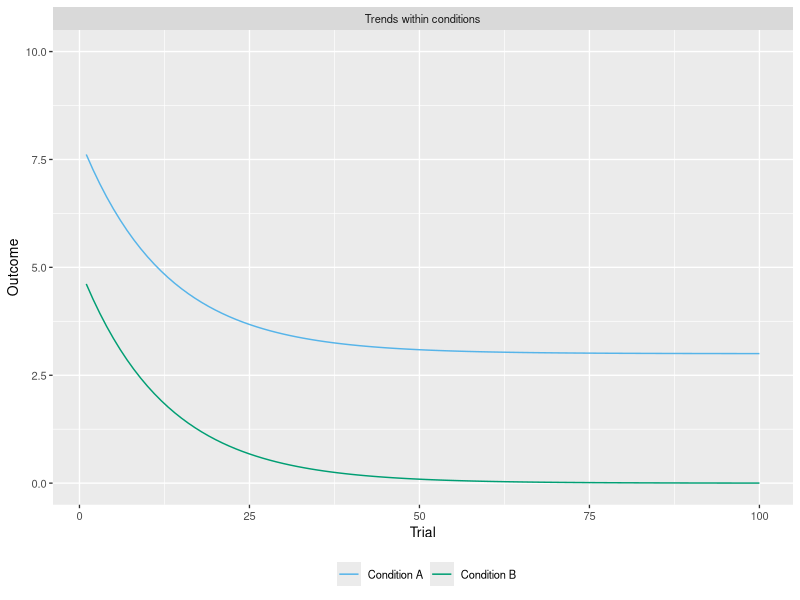
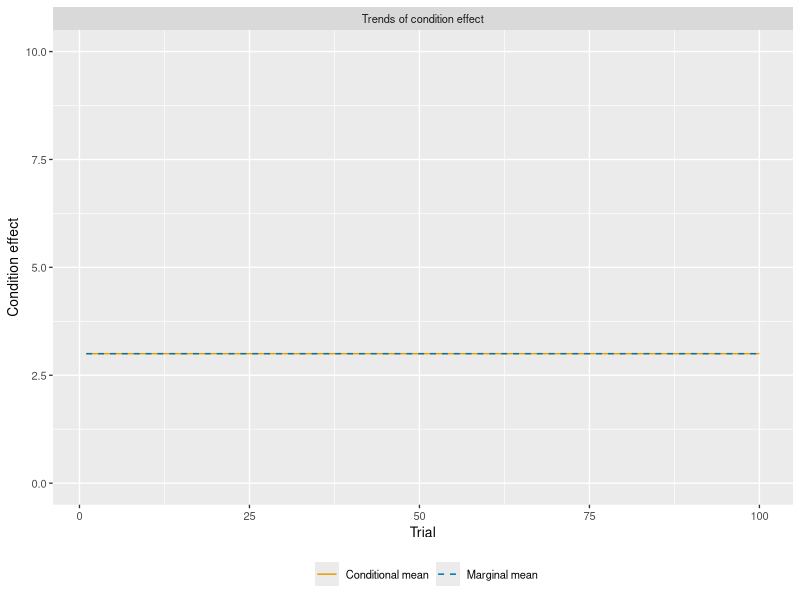
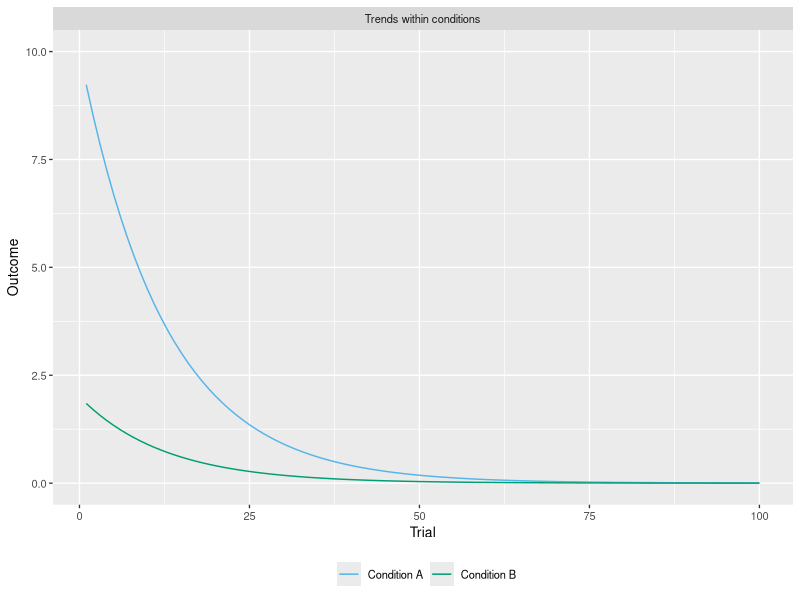
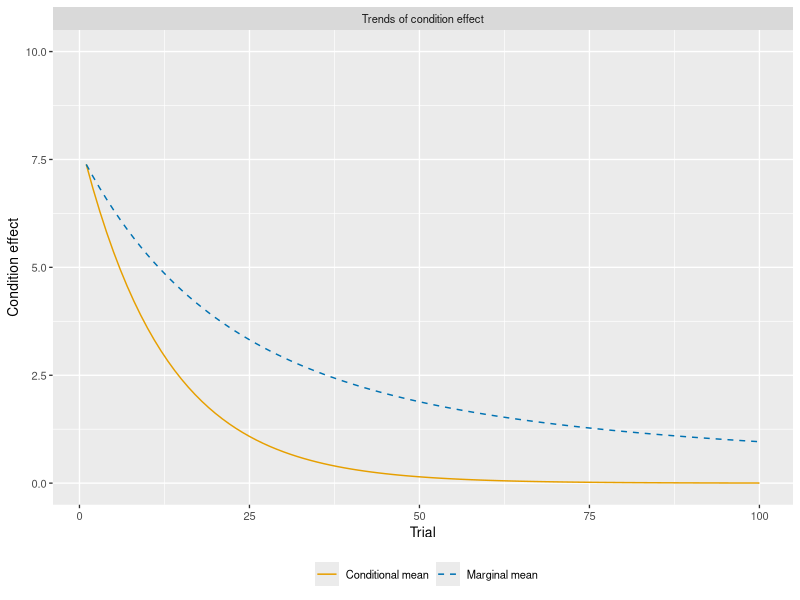

Recreate these plots in R, in order.
# This script reproduces Fig. 4 of the manuscript "Pupillometry is sensitive to
# speech masking during story listening: The critical role of modeling temporal
# trends" by Andreas Widmann, Björn Herrmann, and Florian Scharf.
#
# Authors: Florian Scharf, florian.scharf@uni-kassel.de and Andreas Widmann, widmann@uni-leipzig.de
# Copyright (c) 2024 Florian Scharf, University of Kassel and Andreas Widmann, Leipzig University

library(ggplot2)

options(scipen = 4, width = 100)
rm(list = ls())
theme_set(theme_gray(base_size = 10))
okabe <- c("#000000", "#E69F00", "#56B4E9", "#009E73", "#F0E442", "#0072B2", "#D55E00", "#CC79A7")

#### Simulated data first scenario (no condition by trend interaction) ----
simdata <- data.frame(Trial = rep(1:100, 2))
simdata$Condition <- factor(c(rep("Condition A", 100), rep("Condition B", 100)))
simdata$Outcome <- c(exp(-simdata[simdata$Condition == "Condition A",]$Trial / 10 * 0.8) * 5 + 3,
                     exp(-simdata[simdata$Condition == "Condition B",]$Trial / 10 * 0.8) * 5)

# Panel A
ggplot(data = simdata, aes(x = Trial, y = Outcome, color = Condition)) +
  geom_line() +
  scale_color_manual(values = okabe[c(3, 4)]) +
  facet_grid(~ "Trends within conditions") +
  theme(legend.position = "bottom") +
  labs(color = element_blank()) +
  ylim(0, 10)
ggsave("fig4a.pdf", device = "pdf", width = 8 / 2.54, height = 7.2 / 2.54)

# Panel B
simeffect <- data.frame(Trial = rep(1:100, 2))
simeffect$Effect <- factor(c(rep("Conditional mean", 100), rep("Marginal mean", 100)))
simeffect$"Condition effect" <- c(simdata[simdata$Condition == "Condition A",]$Outcome - simdata[simdata$Condition == "Condition B",]$Outcome,
                                (cumsum(simdata[simdata$Condition == "Condition A",]$Outcome) - cumsum(simdata[simdata$Condition == "Condition B",]$Outcome)) / cummax(simdata[simdata$Condition == "Condition A",]$Trial))

ggplot(data = simeffect, aes(x = Trial, y = `Condition effect`, color = Effect, linetype = Effect)) +
  geom_line() +
  scale_color_manual(values = okabe[c(2, 6)]) +
  scale_linetype_manual(values=c("solid", "dashed")) +
  facet_grid(~ "Trends of condition effect") +
  theme(legend.position = "bottom") +
  labs(color = element_blank(), linetype = element_blank()) +
  ylim(0, 10)
ggsave("fig4b.pdf", device = "pdf", width = 8 / 2.54, height = 7.2 / 2.54)

#### Simulated data second scenario (no condition by trend interaction) ----
simdata <- data.frame(Trial = rep(1:100, 2))
simdata$Condition <- factor(c(rep("Condition A", 100), rep("Condition B", 100)))
simdata$Outcome <- c(exp(-simdata[simdata$Condition == "Condition A",]$Trial / 10 * 0.8) * 10,
                     exp(-simdata[simdata$Condition == "Condition B",]$Trial / 10 * 0.8) * 2)

# Panel C
ggplot(data = simdata, aes(x = Trial, y = Outcome, color = Condition)) +
  geom_line() +
  scale_color_manual(values = okabe[c(3, 4)]) +
  facet_grid(~ "Trends within conditions") +
  theme(legend.position = "bottom") +
  labs(color = element_blank()) +
  ylim(0, 10)
ggsave("fig4c.pdf", device = "pdf", width = 8 / 2.54, height = 7.2 / 2.54)

# Panel D
simeffect <- data.frame(Trial = rep(1:100, 2))
simeffect$Effect <- factor(c(rep("Conditional mean", 100), rep("Marginal mean", 100)))
simeffect$"Condition effect" <- c(simdata[simdata$Condition == "Condition A",]$Outcome - simdata[simdata$Condition == "Condition B",]$Outcome,
                                  (cumsum(simdata[simdata$Condition == "Condition A",]$Outcome) - cumsum(simdata[simdata$Condition == "Condition B",]$Outcome)) / cummax(simdata[simdata$Condition == "Condition A",]$Trial))

ggplot(data = simeffect, aes(x = Trial, y = `Condition effect`, color = Effect, linetype = Effect)) +
  geom_line() +
  scale_color_manual(values = okabe[c(2, 6)]) +
  scale_linetype_manual(values=c("solid", "dashed")) +
  facet_grid(~ "Trends of condition effect") +
  theme(legend.position = "bottom") +
  labs(color = element_blank(), linetype = element_blank()) +
  ylim(0, 10)
ggsave("fig4d.pdf", device = "pdf", width = 8 / 2.54, height = 7.2 / 2.54)
